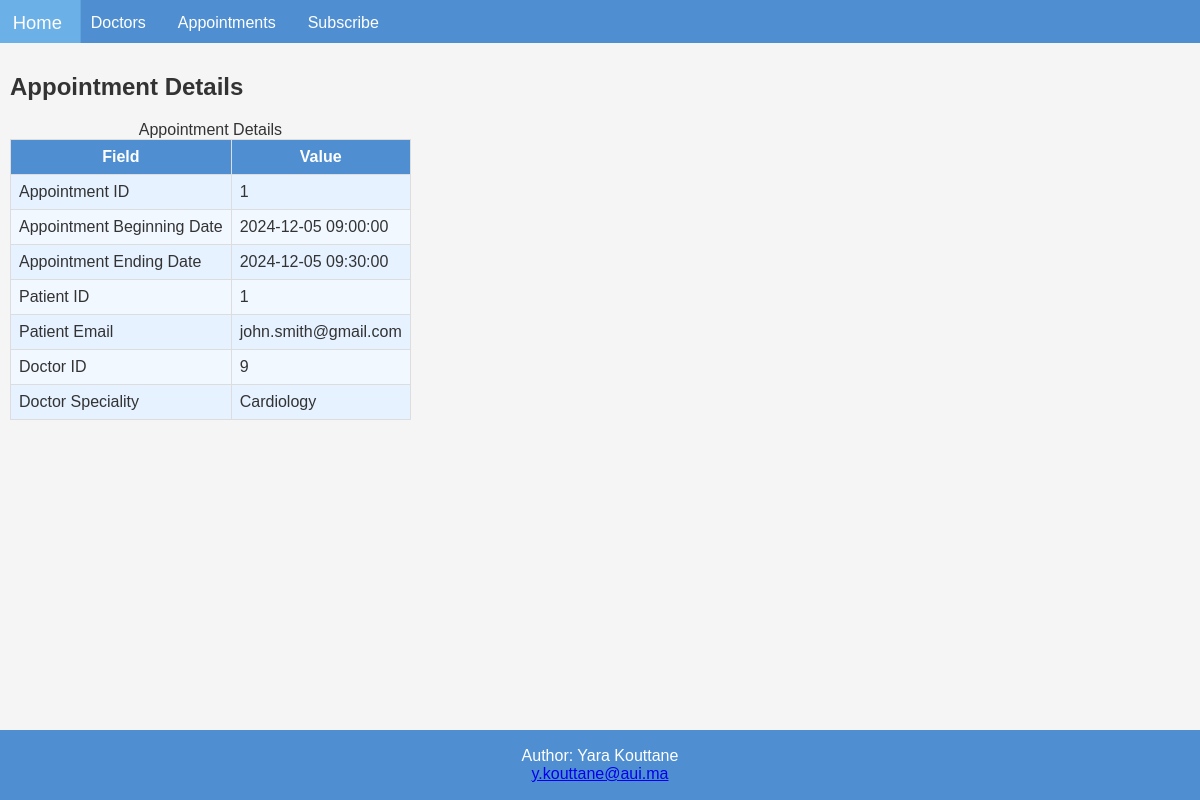
Page /appointments/appointment_details.php?id=1 on the committed database.
### tables this page shows
CREATE TABLE APPOINTMENT(
    appointment_id INT PRIMARY KEY AUTO_INCREMENT,
    appointment_date_beg DATETIME NOT NULL,
    appointment_date_end DATETIME NOT NULL,
    patient_id INT NOT NULL,
    doctor_id INT NOT NULL,
    CONSTRAINT has_appointment 
    FOREIGN KEY (patient_id)
    REFERENCES patient(patient_id),
    CONSTRAINT gives_appointment 
    FOREIGN KEY (doctor_id)
    REFERENCES doctor(doctor_id)
);

CREATE TABLE patient(
    patient_id INT PRIMARY KEY AUTO_INCREMENT,
    patient_last_name varchar(64) NOT NULL,
    patient_first_name varchar(64) NOT NULL,
    patient_phone varchar(10) NOT NULL UNIQUE,
    patient_email varchar(64) NOT NULL UNIQUE,
    patient_password varchar(64) NOT NULL
);

CREATE TABLE doctor(
    doctor_id INT PRIMARY KEY AUTO_INCREMENT,
    doctor_last_name varchar(64) NOT NULL,
    doctor_first_name varchar(64) NOT NULL,
    doctor_speciality varchar(64) NOT NULL
);

### appointments/appointment_details.php (the view, shortened to what this page needs)
<!DOCTYPE html>
<html>
<head>
  <link rel="stylesheet" href="css/mystyle.css">
</head>
<body>
    <div class="wrapper">
<?php include '../inc/header.php'; ?>
<div class="content">
<h2>Appointment Details</h2>
<?php
include "../config/init.php";
try {
    if (isset($_GET['id']) && is_numeric($_GET['id'])) {
        $appointment_id = intval($_GET['id']);
        $conn = new PDO("mysql:host=$server;dbname=$db", $user, $password);
        $qry = "SELECT APPOINTMENT_ID, APPOINTMENT_DATE_BEG, APPOINTMENT_DATE_END,
                       P.PATIENT_ID, P.PATIENT_EMAIL,
                       D.DOCTOR_ID, D.DOCTOR_SPECIALITY
                FROM APPOINTMENT A
                JOIN PATIENT P ON A.patient_id = P.PATIENT_ID
                JOIN DOCTOR D ON A.DOCTOR_id = D.DOCTOR_ID
                WHERE APPOINTMENT_ID = :appointment_id;";
        $stmt = $conn->prepare($qry);
        $stmt->execute(['appointment_id' => $appointment_id]);
        $result = $stmt->fetch(PDO::FETCH_ASSOC);
        if ($result) {
            echo "<table>\n";
            echo "<caption>Appointment Details</caption>\n";
            echo "<tr><th>Field</th><th>Value</th></tr>\n";
            echo "<tr><td>Appointment ID</td><td>" . $result['APPOINTMENT_ID'] . "</td></tr>";
            echo "<tr><td>Appointment Beginning Date</td><td>" . $result['APPOINTMENT_DATE_BEG'] . "</td></tr>";
            echo "<tr><td>Appointment Ending Date</td><td>" . $result['APPOINTMENT_DATE_END'] . "</td></tr>";
            echo "<tr><td>Patient ID</td><td>" . $result['PATIENT_ID'] . "</td></tr>";
            echo "<tr><td>Patient Email</td><td>" . $result['PATIENT_EMAIL'] . "</td></tr>";
            echo "<tr><td>Doctor ID</td><td>" . $result['DOCTOR_ID'] . "</td></tr>";
            echo "<tr><td>Doctor Speciality</td><td>" . $result['DOCTOR_SPECIALITY'] . "</td></tr>";
            echo "</table>\n";
        } else {
            echo "<p>No appointment found with ID: $appointment_id</p>";
        }
    } else {
        echo "<p>Invalid or missing appointment ID.</p>";
    }
}
catch(PDOException $e) {
    echo "<p>Error: " . $e->getMessage() . "</p>";
}
?>
</div>
<?php include '../inc/footer.php'; ?>
</div>
</body>
</html>

### css/mystyle.css (style rules this page uses)
* { box-sizing: border-box; font-family: Arial, Helvetica, sans-serif; }
body { margin: 0; font-family: system-ui, -apple-system, BlinkMacSystemFont, 'Segoe UI', Roboto, Oxygen, Ubuntu, Cantarell, 'Open Sans', 'Helvetica Neue', sans-serif; background-color: #ffffff; }
.content { background-color: #f5f5f5; padding: 10px; height: 100%; color: #333333; }
table, th, td { border: 1px solid #dddddd; border-collapse: collapse; }
th { background-color: #4f8fd1; color: white; padding: 8px; }
td { padding: 8px; }
tr:nth-child(even) { background-color: #e6f2ff; color: #333; }
tr:nth-child(odd) { background-color: #f2f8ff; color: #333; }
.wrapper { height: 100vh; display: flex; flex-direction: column; }

### rows in the picture
appointment: appointment_id "1", appointment_date_beg "2024-12-05 09:00:00", appointment_date_end "2024-12-05 09:30:00", patient.patient_id "1", patient.patient_email "john.smith@gmail.com", doctor.doctor_id "9", doctor.doctor_speciality "Cardiology"
